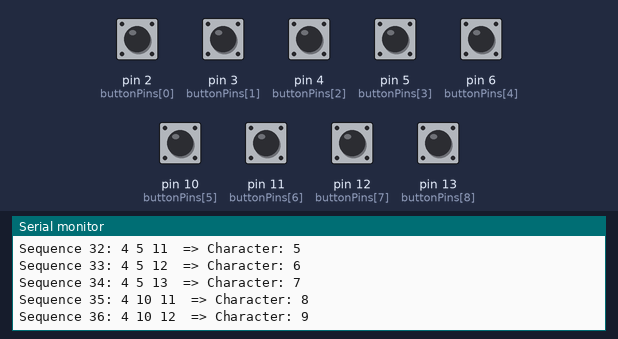
A sketch run on a simulated Arduino Uno, built with avr-gcc and run on an emulated ATmega328P. On the bench: the last lines printed to the serial monitor. The inputs (shaded band) are chosen by the test bench; at power-on: pin 2 (buttonPins[0]), pin 3 (buttonPins[1]), pin 4 (buttonPins[2]), pin 5 (buttonPins[3]), pin 6 (buttonPins[4]), pin 10 (buttonPins[5]), pin 11 (buttonPins[6]), pin 12 (buttonPins[7]), pin 13 (buttonPins[8]) HIGH.

Above: at 2.5 s.
2.6 s: pin 2 (buttonPins[0]) pulled LOW for 0.15 s
At 2.9 s:
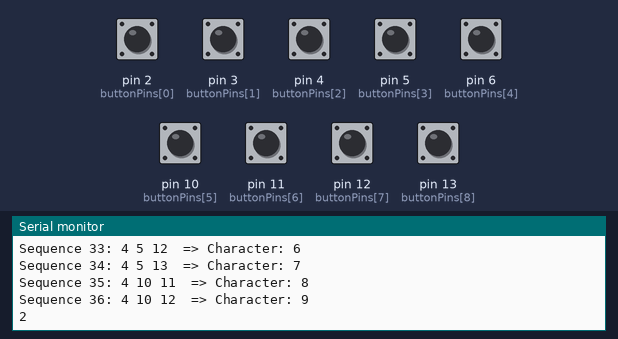
4.2 s: pin 3 (buttonPins[1]) pulled LOW for 0.15 s
At 5.3 s:
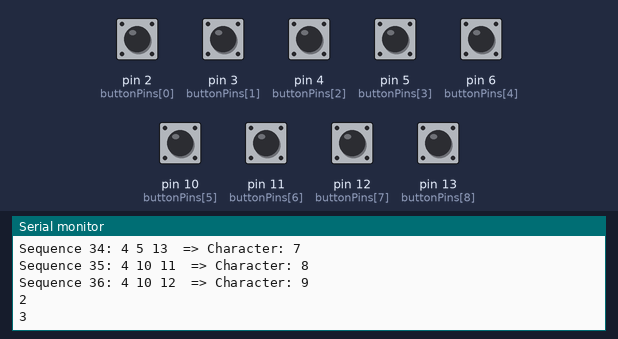
5.8 s: pin 4 (buttonPins[2]) pulled LOW for 0.15 s
At 7.1 s:
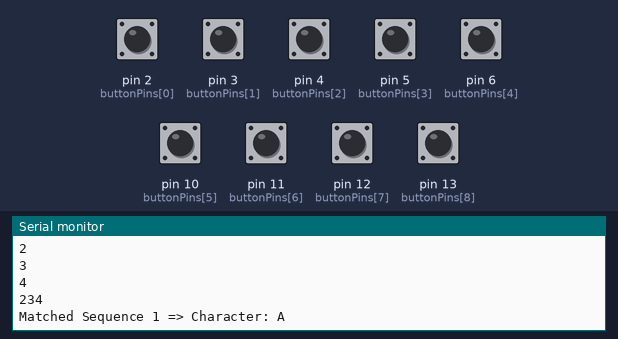
7.8 s: pin 5 (buttonPins[3]) pulled LOW for 0.15 s
At 9.0 s:
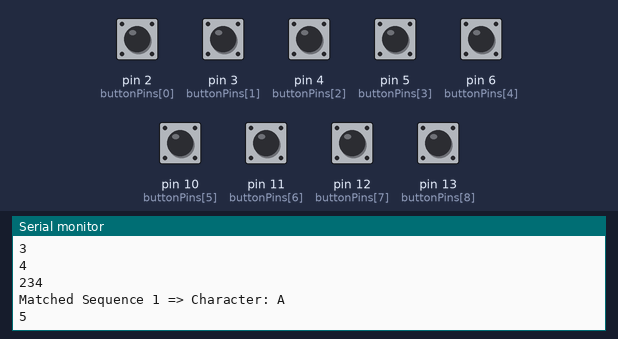
9.4 s: pin 6 (buttonPins[4]) pulled LOW for 0.15 s
At 10.5 s:
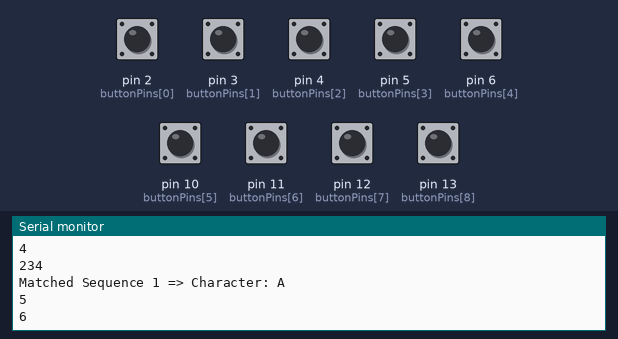
11.0 s: pin 10 (buttonPins[5]) pulled LOW for 0.15 s
At 11.4 s:
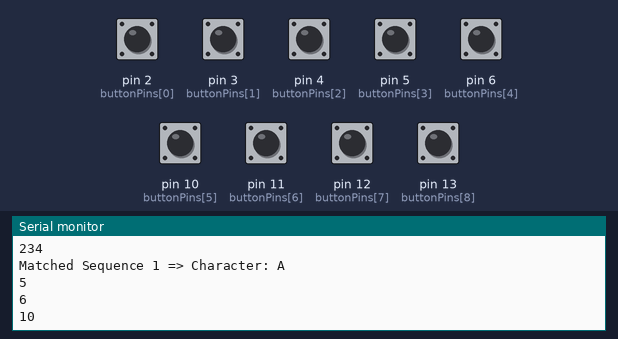
Timing chart, 0 to 13.6 s (numbered marks = the images above; inputs shaded):
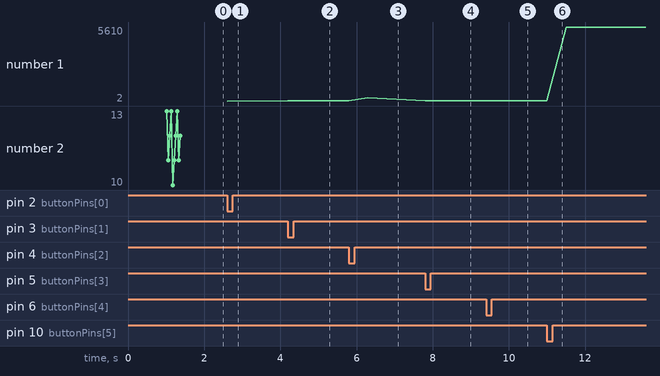

Measured:
- after the input at 2.6 s, the serial monitor: prints a new line at once (image 1)
- after the input at 4.2 s, the serial monitor: prints a new line at once (image 2)
- after the input at 5.8 s, the serial monitor: prints a new line at once (image 3)
- after the input at 7.8 s, the serial monitor: prints a new line at once (image 4)
- after the input at 9.4 s, the serial monitor: prints a new line at once (image 5)
- after the input at 11.0 s, the serial monitor: prints a new line at once (image 6)
- plotted number 1: 2 → 3 after the input at 4.2 s, 3 → 234 after the input at 5.8 s, 234 → 5 after the input at 7.8 s, 5 → 6 after the input at 9.4 s, 6 → 5610 after the input at 11.0 s

The sketch:

main.ino
```cpp
const int buttonPins[] = {2, 3, 4, 5, 6, 10, 11, 12, 13};
const int numButtons = sizeof(buttonPins) / sizeof(buttonPins[0]);    // the total size of the array divided by the size of a single element gives you the number of elements in the array.
int pressedKeys[3];                // declare an integer array pressedKeys with a size of 3 to store the currently pressed button values.
int numPressedKeys = 0;

int sequences[37][9] = {
  {2, 3, 4}, {2, 3, 5}, {2, 3, 10}, {2, 3, 11}, {2, 3, 12}, {2, 3, 13},
  {2, 4, 5}, {2, 4, 10}, {2, 4, 11}, {2, 4, 12}, {2, 4, 13},
  {2, 5, 10}, {2, 5, 11}, {2, 5, 12}, {2, 5, 13},
  {2, 10, 11}, {2, 10, 12}, {2, 10, 13},
  {3, 4, 5}, {3, 4, 10}, {3, 4, 11}, {3, 4, 12}, {3, 4, 13},
  {3, 5, 10}, {3, 5, 11}, {3, 5, 12}, {3, 5, 13},
  {3, 10, 11}, {3, 10, 12}, {3, 10, 13},
  {4, 5, 10}, {4, 5, 11}, {4, 5, 12}, {4, 5, 13},
  {4, 10, 11}, {4, 10, 12}, {6}
};

const char* characters[37] = {
  "A", "B", "C", "D", "E", "F", "G", "H", "I",
  "J", "K", "L", "M", "N", "O", "P", "Q", "R",
  "S", "T", "U", "V", "W", "X", "Y", "Z",
  "0", "1", "2", "3", "4", "5", "6", "7", "8", "9", " "
};

//used to compare the currently pressed keys to predefined sequences.
void checkPressedKeys() {

  for (int i = 0; i < 37; i++) {
    bool match = true;
    for (int j = 0; j < 3; j++) {
      if (pressedKeys[j] != sequences[i][j]) {  //currently pressed button at position j) is not equal to the value in the sequences array at position [i][j]. If there is a mismatch between the pressed key and the predefined sequence, match is set to false, and the loop breaks.
        match = false;                          //If there is a mismatch between the pressed key and the predefined sequence, match is set to false, and the loop breaks.
        break;
      }
    }
    if (match) {
      Serial.print("Matched Sequence ");
      Serial.print(i + 1);                    // displays the sequence number (i + 1, because array indices are zero-based)
      Serial.print(" => Character: ");
      Serial.println(characters[i]);

      for (int j = 0; j < 3; j++) {            //resets the pressedKeys array by setting all its elements to 0. This ensures that the code is ready to capture a new button sequence.
        pressedKeys[j] = 0;
      }
      numPressedKeys = 0;
      return;
    }
  }
}


void setup() {
  Serial.begin(9600);
  for (int i = 0; i < 36; i++) {
    Serial.print("Sequence ");
    Serial.print(i + 1);
    Serial.print(": ");

    for (int j = 0; j < 3; j++) {
      Serial.print(sequences[i][j]);
      Serial.print(" ");
    }

    Serial.print(" => Character: ");
    Serial.println(characters[i]);
  }

  for (int i = 0; i < numButtons; i++) {
    pinMode(buttonPins[i], INPUT_PULLUP);
  }
}

void loop() {

  for (int i = 0; i < numButtons; i++) {
    if (digitalRead(buttonPins[i]) == LOW) {
      Serial.println(buttonPins[i]);
      pressedKeys[numPressedKeys] = buttonPins[i];
      numPressedKeys++;
      delay(500);
    }
  }
  if (numPressedKeys == 3) {
	Serial.print(pressedKeys[0]);
  Serial.print(pressedKeys[1]);
  Serial.println(pressedKeys[2]);
  	checkPressedKeys();

}

}
```
